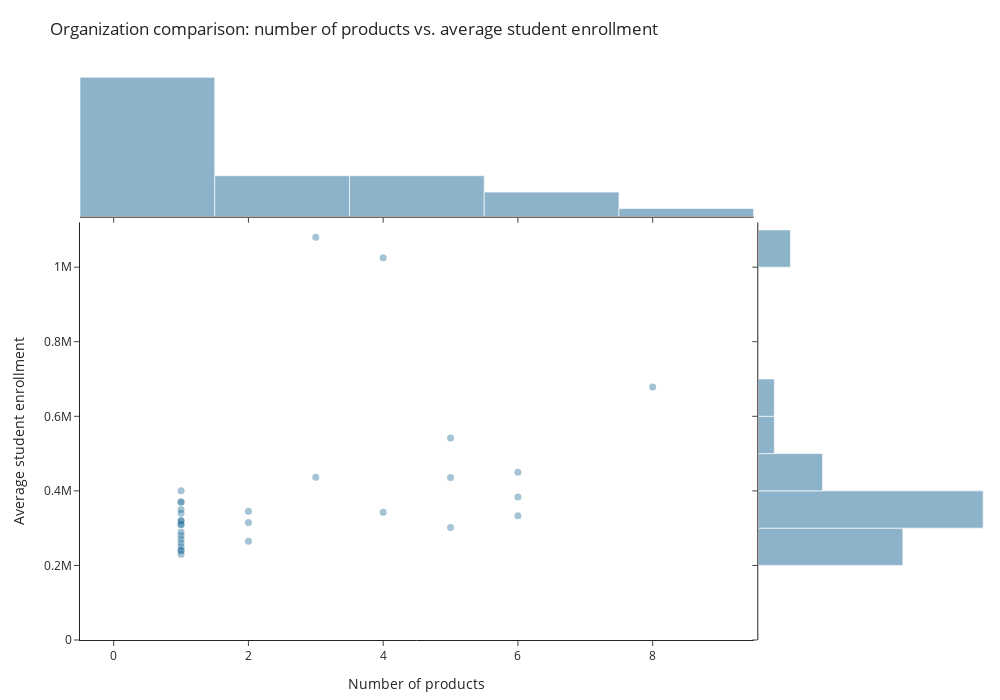

The notebook cell this image was saved under:
### Code cell
fig = px.scatter(
    outliers_enrollment_grouped_per_organization, 
    x = "count", 
    y = "mean", 
    marginal_x="histogram", 
    marginal_y="histogram", 
    template="simple_white",
    height=700,
    width=1000,
    custom_data = "course_organization",
    color_discrete_sequence = [px.colors.qualitative.Prism[1]],
    title="Organization comparison: number of products vs. average student enrollment",
    labels={
        "count": "Number of products",
        "mean": "Average student enrollment"
    }
)

fig.update_layout(
    hoverlabel=dict(
        bgcolor="white",
        bordercolor = "white",
        font=dict(color="#494a5e")
    ),
    margin=dict(
        r = 5, 
        t = 70, 
        b = 60
    ),
    yaxis=dict(range=[0, outliers_enrollment_grouped_per_organization["mean"].max()+40000]),
)

fig.update_traces(
    marker=dict(
        color="#1D6996", 
        opacity=0.4, 
        size = 7),
    selector=dict(type="scatter"),
    hovertemplate = "Organization: <b>%{customdata[0]}</b><br>" +
                    "Number of products: %{x}<br>" + 
                    "AVG number of students per product: %{y:,.0f}" 
)

fig.show()

### Figure 1 — Plotly figure (JSON) as saved in the notebook; plotly's stock layout.template omitted (floating-point values rounded to 4 significant figures)
{"data": [{"customdata": [["Berklee College Of Music"], ["California Institute Of The Arts"], ["Deeplearning.Ai"], ["Duke University"], ["Georgia Institute Of Technology"], ["Google"], ["Google Cloud"], ["Ibm"], ["Indian School Of Business"], ["Johns Hopkins University"], ["Ludwig-Maximilians-Universität München (Lmu)"], ["Macquarie University"], ["Mcmaster University"], ["Pontificia Universidad Católica De Chile"], ["Sas"], ["Stanford University"], ["The Museum Of Modern Art"], ["The University Of Edinburgh"], ["Universidad Nacional Autónoma De México"], ["Universitat Autònoma De Barcelona"], ["University Of Amsterdam"], ["University Of California San Diego"], ["University Of California, Irvine"], ["University Of Illinois At Urbana-Champaign"], ["University Of Michigan"], ["University Of Pennsylvania"], ["University Of Virginia"], ["University Of Washington"], ["Vanderbilt University"], ["Yale University"], ["Yonsei University"]], "hovertemplate": "Organization: <b>%{customdata[0]}</b><br>Number of products: %{x}<br>AVG number of students per product: %{y:,.0f}", "legendgroup": "", "marker": {"color": "#1D6996", "opacity": 0.4, "size": 7, "symbol": "circle"}, "mode": "markers", "name": "", "orientation": "v", "showlegend": false, "type": "scatter", "x": [1, 1, 5, 6, 3, 2, 5, 4, 1, 5, 1, 1, 1, 1, 1, 4, 1, 1, 1, 1, 1, 1, 6, 2, 8, 6, 1, 2, 1, 3, 1], "xaxis": "x", "y": [320000, 290000, 436000, 333300.0, 436700.0, 315000, 302000, 342500, 320000, 542000, 350000, 240000, 230000, 340000, 370000, 1025000, 310000, 370000, 310000, 280000, 260000, 250000, 450000, 345000, 678750, 383300.0, 240000, 265000, 270000, 1080000, 400000], "yaxis": "y"}, {"alignmentgroup": "True", "bingroup": "x", "hovertemplate": "Number of products=%{x}<br>count=%{y}<extra></extra>", "legendgroup": "", "marker": {"color": "rgb(29, 105, 150)"}, "name": "", "offsetgroup": "", "opacity": 0.5, "showlegend": false, "type": "histogram", "x": [1, 1, 5, 6, 3, 2, 5, 4, 1, 5, 1, 1, 1, 1, 1, 4, 1, 1, 1, 1, 1, 1, 6, 2, 8, 6, 1, 2, 1, 3, 1], "xaxis": "x3", "yaxis": "y3"}, {"alignmentgroup": "True", "bingroup": "y", "hovertemplate": "Average student enrollment=%{y}<br>count=%{x}<extra></extra>", "legendgroup": "", "marker": {"color": "rgb(29, 105, 150)"}, "name": "", "offsetgroup": "", "opacity": 0.5, "showlegend": false, "type": "histogram", "xaxis": "x2", "y": [320000, 290000, 436000, 333300.0, 436700.0, 315000, 302000, 342500, 320000, 542000, 350000, 240000, 230000, 340000, 370000, 1025000, 310000, 370000, 310000, 280000, 260000, 250000, 450000, 345000, 678750, 383300.0, 240000, 265000, 270000, 1080000, 400000], "yaxis": "y2"}], "layout": {"barmode": "overlay", "height": 700, "hoverlabel": {"bgcolor": "white", "bordercolor": "white", "font": {"color": "#494a5e"}}, "legend": {"tracegroupgap": 0}, "margin": {"b": 60, "r": 5, "t": 70}, "title": {"text": "Organization comparison: number of products vs. average student enrollment"}, "width": 1000, "xaxis": {"anchor": "y", "domain": [0, 0.7363], "title": {"text": "Number of products"}}, "xaxis2": {"anchor": "y2", "domain": [0.7413, 1], "matches": "x2", "showline": false, "showticklabels": false, "ticks": ""}, "xaxis3": {"anchor": "y3", "domain": [0, 0.7363], "matches": "x", "showticklabels": false}, "xaxis4": {"anchor": "y4", "domain": [0.7413, 1], "matches": "x2", "showline": false, "showticklabels": false, "ticks": ""}, "yaxis": {"anchor": "x", "domain": [0, 0.7326], "range": [0, 1120000], "title": {"text": "Average student enrollment"}}, "yaxis2": {"anchor": "x2", "domain": [0, 0.7326], "matches": "y", "showticklabels": false}, "yaxis3": {"anchor": "x3", "domain": [0.7426, 1], "matches": "y3", "showline": false, "showticklabels": false, "ticks": ""}, "yaxis4": {"anchor": "x4", "domain": [0.7426, 1], "matches": "y3", "showline": false, "showticklabels": false, "ticks": ""}}}
